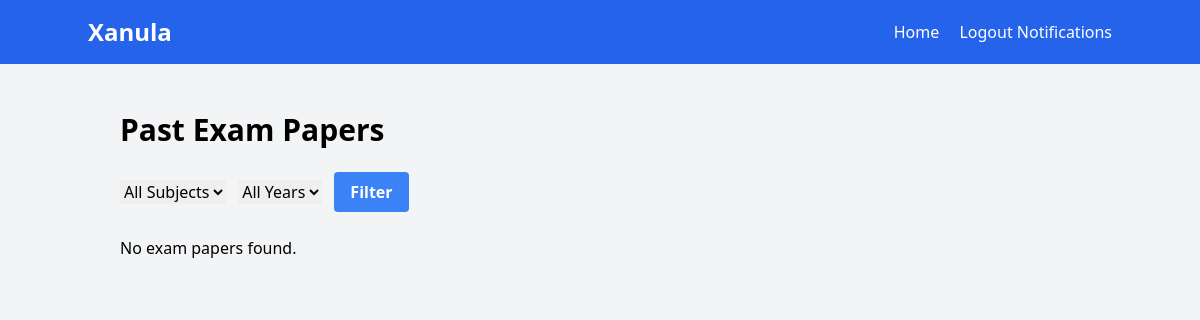
The app's page /past-exam-papers/ (signed in), older data.
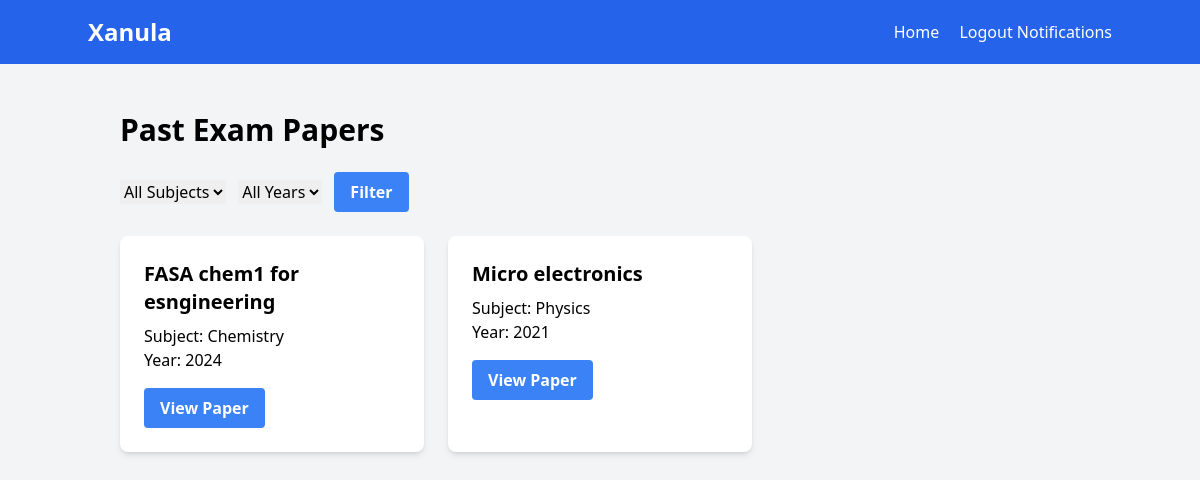
The same page, newer data.
### core/models.py (models this page shows, shortened)
class PastExamPaper(models.Model):
    name = models.CharField(max_length=200)
    subject = models.ForeignKey(Subject, on_delete=models.CASCADE)
    year = models.PositiveIntegerField()
    pdf_file = models.FileField(upload_to='past_exam_papers/')
    is_paid = models.BooleanField(default=False)

class Subject(models.Model):
    name = models.CharField(max_length=100)

### core/views.py (the view)
# urls.py: path('past-exam-papers/', PastExamPaperListView.as_view(), name='past_exam_paper_list'),
class PastExamPaperListView(LoginRequiredMixin, ListView):
    model = PastExamPaper
    template_name = 'core/past_exam_paper_list.html'
    context_object_name = 'exam_papers'
    paginate_by = 12  # Show 12 exam papers per page
    def get_queryset(self):
        queryset = super().get_queryset()
        subject = self.request.GET.get('subject')
        year = self.request.GET.get('year')
        if subject:
            queryset = queryset.filter(subject__name=subject)
        if year:
            queryset = queryset.filter(year=year)
        return queryset.order_by('-year', 'subject__name', 'name')
    def get_context_data(self, **kwargs):
        context = super().get_context_data(**kwargs)
        context['subjects'] = Subject.objects.all()
        context['years'] = PastExamPaper.objects.values_list('year', flat=True).distinct().order_by('-year')
        return context

### core/context_processors.py (called while the page is built)
def notification_count(request):
    if request.user.is_authenticated:
        count = ExplanationRequest.objects.filter(user=request.user, status='pending').count()
        return {'notification_count': count}
    return {'notification_count': 0}

### templates/core/past_exam_paper_list.html (shortened to what this page needs)
{% extends 'base.html' %}
{% block content %}
<div class="container mx-auto px-4">
    <h1 class="text-3xl font-bold mb-6">Past Exam Papers</h1>
    <form method="get" class="mb-6">
        <select name="subject" class="mr-2">
            <option value="">All Subjects</option>
        </select>
        <select name="year" class="mr-2">
            <option value="">All Years</option>
        </select>
        <button type="submit" class="bg-blue-500 hover:bg-blue-700 text-white font-bold py-2 px-4 rounded">
            Filter
        </button>
    </form>
    <div class="grid grid-cols-1 md:grid-cols-2 lg:grid-cols-3 gap-6 mb-8">
        {% for paper in exam_papers %}
            <div class="bg-white shadow-md rounded-lg p-6">
                <h2 class="text-xl font-semibold mb-2">{{ paper.name }}</h2>
                <p>Subject: {{ paper.subject.name }}</p>
                <p>Year: {{ paper.year }}</p>
                <a href="{% url 'core:past_exam_paper_detail' paper.pk %}" class="mt-4 inline-block bg-blue-500 hover:bg-blue-700 text-white font-bold py-2 px-4 rounded">
                    View Paper
                </a>
            </div>
        {% empty %}
            <p>No exam papers found.</p>
        {% endfor %}
    </div>
</div>
{% endblock %}

### templates/base.html (shortened to what this page needs)
<!DOCTYPE html>
<html lang="en">
<head>
    <script src="https://cdn.tailwindcss.com"></script>
</head>
<body class="bg-gray-100">
    <nav class="bg-blue-600 text-white p-4">
        <div class="container mx-auto flex justify-between items-center">
            <a href="{% url 'core:landing' %}" class="text-2xl font-bold">Xanula</a>
            <div>
                {% if user.is_authenticated %}
                    <a href="{% url 'core:student_home' %}" class="mr-4">Home</a>
                    <a href="{% url 'accounts:logout' %}">Logout</a>
                    <a href="{% url 'core:student_home' %}" class="relative">
                        Notifications
                    </a>
                {% else %}
                <a href="{% url 'accounts:login' %}">Login</a>
                <a href="{% url 'accounts:signup' %}">Sign Up</a>
                <a href="{% url 'core:author_login' %}">Author</a>
                {% endif %}
            </div>
        </div>
    </nav>
    <main class="container mx-auto mt-8 p-4">
        {% block content %}{% endblock %}
    </main>
</body>
</html>

Row changes from the older to the newer data that the page shows:
added PastExamPaper: name "FASA chem1 for esngineering", subject.name "Chemistry", year "2024"
added PastExamPaper: name "Micro electronics", subject.name "Physics", year "2021"
Text that changed along with them:
text no longer shown: "No exam papers found."
